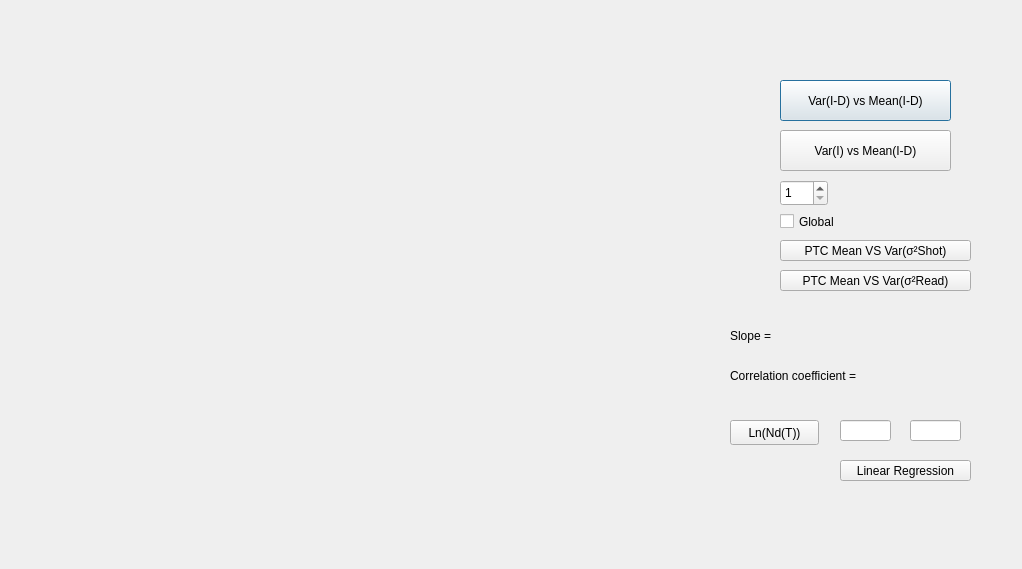
<?xml version="1.0" encoding="UTF-8"?>
<ui version="4.0">
 <class>Dialog_stats</class>
 <widget class="QDialog" name="Dialog_stats">
  <property name="geometry">
   <rect>
    <x>0</x>
    <y>0</y>
    <width>1022</width>
    <height>569</height>
   </rect>
  </property>
  <property name="windowTitle">
   <string>Dialog</string>
  </property>
  <widget class="QCustomPlot" name="plot" native="true">
   <property name="geometry">
    <rect>
     <x>90</x>
     <y>80</y>
     <width>621</width>
     <height>451</height>
    </rect>
   </property>
  </widget>
  <widget class="QPushButton" name="Image_Dark_PB">
   <property name="geometry">
    <rect>
     <x>780</x>
     <y>80</y>
     <width>171</width>
     <height>41</height>
    </rect>
   </property>
   <property name="text">
    <string>Var(I-D) vs Mean(I-D)</string>
   </property>
  </widget>
  <widget class="QSpinBox" name="register_spinBox">
   <property name="geometry">
    <rect>
     <x>780</x>
     <y>180</y>
     <width>48</width>
     <height>26</height>
    </rect>
   </property>
   <property name="minimum">
    <number>1</number>
   </property>
   <property name="maximum">
    <number>8</number>
   </property>
  </widget>
  <widget class="QCheckBox" name="Global_checkBox">
   <property name="geometry">
    <rect>
     <x>780</x>
     <y>210</y>
     <width>111</width>
     <height>23</height>
    </rect>
   </property>
   <property name="text">
    <string>Global</string>
   </property>
  </widget>
  <widget class="QPushButton" name="Image_PB">
   <property name="geometry">
    <rect>
     <x>780</x>
     <y>130</y>
     <width>171</width>
     <height>41</height>
    </rect>
   </property>
   <property name="text">
    <string>Var(I) vs Mean(I-D)</string>
   </property>
  </widget>
  <widget class="QLabel" name="Title_Label">
   <property name="geometry">
    <rect>
     <x>130</x>
     <y>30</y>
     <width>531</width>
     <height>31</height>
    </rect>
   </property>
   <property name="text">
    <string/>
   </property>
  </widget>
  <widget class="QLabel" name="Slope_label">
   <property name="geometry">
    <rect>
     <x>730</x>
     <y>320</y>
     <width>271</width>
     <height>31</height>
    </rect>
   </property>
   <property name="text">
    <string>Slope = </string>
   </property>
  </widget>
  <widget class="QLabel" name="CorrelationCoeff_label">
   <property name="geometry">
    <rect>
     <x>730</x>
     <y>360</y>
     <width>271</width>
     <height>31</height>
    </rect>
   </property>
   <property name="text">
    <string>Correlation coefficient = </string>
   </property>
  </widget>
  <widget class="QPushButton" name="PTC_PB">
   <property name="geometry">
    <rect>
     <x>780</x>
     <y>240</y>
     <width>191</width>
     <height>21</height>
    </rect>
   </property>
   <property name="text">
    <string>PTC Mean VS Var(σ²Shot)</string>
   </property>
  </widget>
  <widget class="QPushButton" name="PTC2_PB">
   <property name="geometry">
    <rect>
     <x>780</x>
     <y>270</y>
     <width>191</width>
     <height>21</height>
    </rect>
   </property>
   <property name="text">
    <string>PTC Mean VS Var(σ²Read)</string>
   </property>
  </widget>
  <widget class="QPushButton" name="LnNdT_PB">
   <property name="geometry">
    <rect>
     <x>730</x>
     <y>420</y>
     <width>89</width>
     <height>25</height>
    </rect>
   </property>
   <property name="text">
    <string>Ln(Nd(T))</string>
   </property>
  </widget>
  <widget class="QLineEdit" name="Left_LineEdit">
   <property name="geometry">
    <rect>
     <x>840</x>
     <y>420</y>
     <width>51</width>
     <height>21</height>
    </rect>
   </property>
  </widget>
  <widget class="QLineEdit" name="Right_LineEdit">
   <property name="geometry">
    <rect>
     <x>910</x>
     <y>420</y>
     <width>51</width>
     <height>21</height>
    </rect>
   </property>
  </widget>
  <widget class="QPushButton" name="Linear_PB">
   <property name="geometry">
    <rect>
     <x>840</x>
     <y>460</y>
     <width>131</width>
     <height>21</height>
    </rect>
   </property>
   <property name="text">
    <string>Linear Regression</string>
   </property>
  </widget>
 </widget>
 <customwidgets>
  <customwidget>
   <class>QCustomPlot</class>
   <extends>QWidget</extends>
   <header>qcustomplot.h</header>
   <container>1</container>
  </customwidget>
 </customwidgets>
 <resources/>
 <connections/>
</ui>
